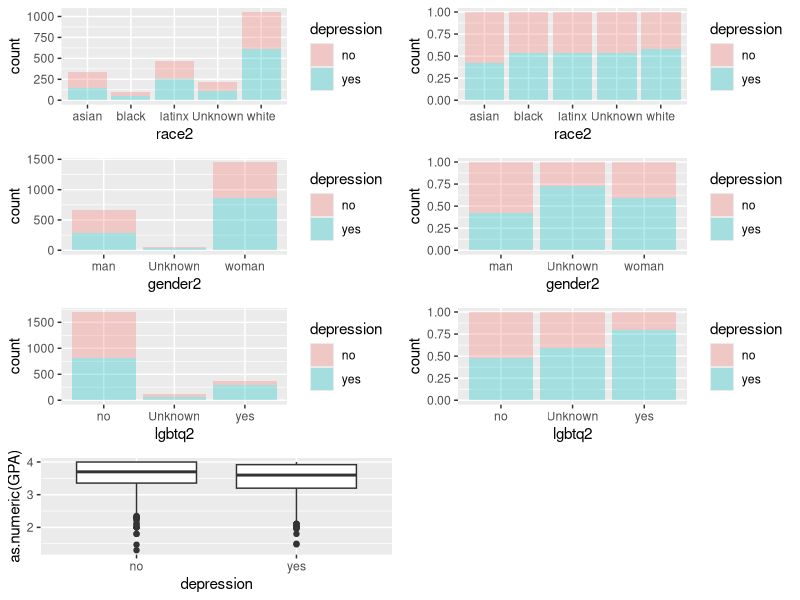

Reproduce this figure in R.
## ---- chunk 1
library(tidyverse)
library(ggplot2)
library(ggpubr)
library(caret)
## ---- chunk 2
dep <- read.csv("pone.0269201.s002.csv")
dep$depression <- ifelse(dep$depression == "yes", "yes", "no")
dep <- dep %>% mutate(GPA = as.numeric(GPA))
## ---- chunk 3
missingCol <- grep("idep|ddep", colnames(dep))
dep[, missingCol][is.na(dep[, missingCol])] <- -1
dep[, -missingCol][is.na(dep[, -missingCol])] <- "Unknown"
## ---- chunk 4
count_race <- dep %>% ggplot(aes(x = race2, fill = depression)) + 
  geom_bar(alpha = 0.3)
perc_race <- dep %>% ggplot(aes(x = race2, fill = depression)) + 
  geom_bar(alpha = 0.3, position = "fill")
count_gender <- dep %>% ggplot(aes(x = gender2, fill = depression)) + 
  geom_bar(alpha = 0.3)
perc_gender <- dep %>% ggplot(aes(x = gender2, fill = depression)) + 
  geom_bar(alpha = 0.3, position = "fill")
count_lgbtq <- dep %>% ggplot(aes(x = lgbtq2, fill = depression)) + 
  geom_bar(alpha = 0.3)
perc_lgbtq <- dep %>% ggplot(aes(x = lgbtq2, fill = depression)) + 
  geom_bar(alpha = 0.3, position = "fill")
gpa <- dep %>% 
  ggplot(aes(x = depression, y = as.numeric(GPA))) + 
  geom_boxplot()
ggarrange(count_race, perc_race, count_gender, perc_gender, count_lgbtq,
          perc_lgbtq, gpa, ncol = 2, nrow = 4)

## ---- chunk 5
dep_s <- dep %>% filter(depression2 == "yes") %>% select(4:33)
namelist <- colnames(dep_s)
for(i in namelist) {
  print(table(dep_s[i]))
  print(prop.table(table(dep_s[i])))
  print("-----------------------------------")
}

